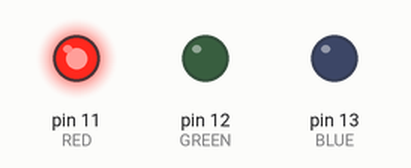
Simulated run of this sketch. Board: Arduino Uno, built with avr-gcc and run on an emulated ATmega328P. On the bench: output pins drawn as LEDs (lit = HIGH).

Above: at 0.5 s.
At 1.5 s:
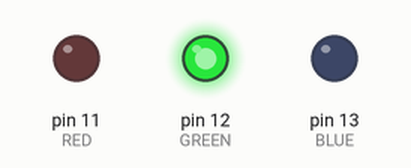
At 5.5 s:
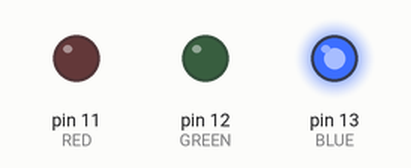
Timing chart, 0 to 6.9 s (numbered marks = the images above):
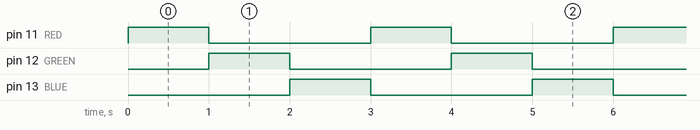

Measured:
- by itself, pin 11 (RED), pin 12 (GREEN), pin 13 (BLUE): alternates HIGH for 1.0 s and LOW for 2.0 s
- by itself, everything shown: repeats every 3.0 s, in 3 steps

The sketch:

lesson4_1.ino
```cpp
#define RED 11 // Присваиваем имя RED для пина 11
#define GREEN 12 // Присваиваем имя GREEN для пина 12
#define BLUE 13 // Присваиваем имя BLUE для пина 13

void setup()
{
  pinMode(RED, OUTPUT); // Используем Pin11 для вывода
  pinMode(GREEN, OUTPUT); // Используем Pin12 для вывода
  pinMode(BLUE, OUTPUT); // Используем Pin13 для вывода
}

void loop()
{

  digitalWrite(RED, HIGH); // Включаем красный свет
  digitalWrite(GREEN, LOW);
  digitalWrite(BLUE, LOW);

  delay(1000); // Устанавливаем паузу для эффекта

  digitalWrite(RED, LOW);
  digitalWrite(GREEN, HIGH); // Включаем зеленый свет
  digitalWrite(BLUE, LOW);

  delay(1000); // Устанавливаем паузу для эффекта

  digitalWrite(RED, LOW);
  digitalWrite(GREEN, LOW);
  digitalWrite(BLUE, HIGH); // Включаем синий свет

  delay(1000); // Устанавливаем паузу для эффекта
}
```
